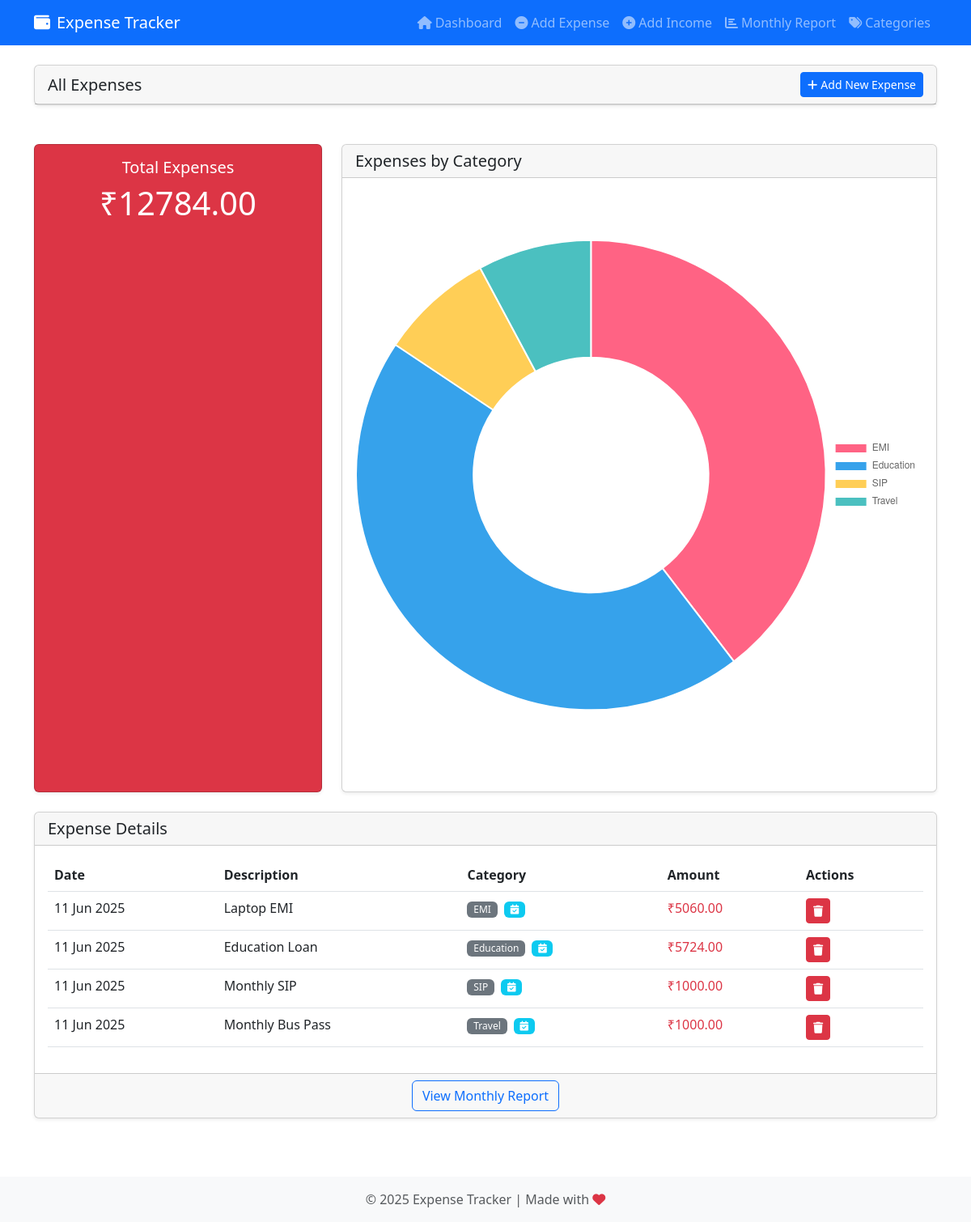
/all_expenses, run on the app's committed database.
### app/app.py (models this page shows)
class Expense(db.Model):
    id = db.Column(db.Integer, primary_key=True)
    amount = db.Column(db.Float, nullable=False)
    description = db.Column(db.String(200), nullable=False)
    date = db.Column(db.Date, nullable=False, default=datetime.utcnow)
    category_id = db.Column(db.Integer, db.ForeignKey('category.id'), nullable=False)
    receipt_filename = db.Column(db.String(255))
    is_fixed = db.Column(db.Boolean, default=False)

class Category(db.Model):
    id = db.Column(db.Integer, primary_key=True)
    name = db.Column(db.String(50), nullable=False, unique=True)
    expenses = db.relationship('Expense', backref='category', lazy=True)

### app/app.py (the view)
@app.route('/all_expenses')
def all_expenses():
    expenses = Expense.query.order_by(Expense.date.desc()).all()
    total_expenses = sum(expense.amount for expense in expenses)
    expenses_by_category = db.session.query(
        Category.name, db.func.sum(Expense.amount)
    ).join(Expense).group_by(Category.name).all()
    return render_template(
        'all_expenses.html',
        expenses=expenses,
        total_expenses=total_expenses,
        expenses_by_category=expenses_by_category
    )

### app/templates/all_expenses.html (shortened to what this page needs)
{% extends 'base.html' %}
{% block content %}
<div class="row mb-4">
    <div class="col-md-12">
        <div class="card">
            <div class="card-header d-flex justify-content-between align-items-center">
                <h5 class="card-title mb-0">All Expenses</h5>
                <a href="{{ url_for('add_expense') }}" class="btn btn-sm btn-primary">
                    <i class="fas fa-plus me-1"></i>Add New Expense
                </a>
            </div>
        </div>
    </div>
</div>
<div class="row mb-4">
    <div class="col-md-4">
        <div class="card h-100 bg-danger text-white">
            <div class="card-body text-center">
                <h5 class="card-title">Total Expenses</h5>
                <h2 class="display-6">₹{{ "%.2f"|format(total_expenses) }}</h2>
            </div>
        </div>
    </div>
    <div class="col-md-8">
        <div class="card h-100">
            <div class="card-header">
                <h5 class="card-title mb-0">Expenses by Category</h5>
            </div>
            <div class="card-body">
                {% if expenses_by_category %}
                <canvas id="expensesByCategoryChart"></canvas>
                {% else %}
                <p class="text-center text-muted my-5">No expense data available</p>
                {% endif %}
            </div>
        </div>
    </div>
</div>
<div class="row">
    <div class="col-md-12">
        <div class="card">
            <div class="card-header">
                <h5 class="card-title mb-0">Expense Details</h5>
            </div>
            <div class="card-body">
                {% if expenses %}
                <div class="table-responsive">
                    <table class="table table-hover">
                        <thead>
                            <tr>
                                <th>Date</th>
                                <th>Description</th>
                                <th>Category</th>
                                <th>Amount</th>
                                <th>Actions</th>
                            </tr>
                        </thead>
                        <tbody>
                            {% for expense in expenses %}
                            <tr>
                                <td>{{ expense.date.strftime('%d %b %Y') }}</td>
                                <td>{{ expense.description }}</td>
                                <td>
                                    <span class="badge bg-secondary">{{ expense.category.name }}</span>
                                    {% if expense.is_fixed %}
                                    <span class="badge bg-info ms-1" title="Fixed Monthly Expense">
                                        <i class="fas fa-calendar-check"></i>
                                    </span>
                                    {% endif %}
                                </td>
                                <td class="text-danger">₹{{ "%.2f"|format(expense.amount) }}</td>
                                <td>
                                    <form action="{{ url_for('delete_expense', id=expense.id) }}" method="POST" class="d-inline">
                                        <button type="submit" class="btn btn-sm btn-danger" onclick="return confirm('Are you sure you want to delete this expense?')">
                                            <i class="fas fa-trash"></i>
                                        </button>
                                    </form>
                                </td>
                            </tr>
                            {% endfor %}
                        </tbody>
                    </table>
                </div>
                {% else %}
                <p class="text-center text-muted my-4">No expenses recorded yet</p>
                {% endif %}
            </div>
            <div class="card-footer text-center">
                <a href="{{ url_for('monthly_report') }}" class="btn btn-outline-primary">View Monthly Report</a>
            </div>
        </div>
    </div>
</div>
{% endblock %}
{% block scripts %}
<script>
    // Expenses by Category Chart
    {% if expenses_by_category %}
    const categoryCtx = document.getElementById('expensesByCategoryChart').getContext('2d');
    const categoryChart = new Chart(categoryCtx, {
        type: 'doughnut',
        data: {
            labels: [{% for category, amount in expenses_by_category %}'{{ category }}',{% endfor %}],
            datasets: [{
                data: [{% for category, amount in expenses_by_category %}{{ amount }},{% endfor %}],
                backgroundColor: [
                    '#FF6384', '#36A2EB', '#FFCE56', '#4BC0C0', '#9966FF',
                    '#FF9F40', '#8AC249', '#EA526F', '#23B5D3', '#279AF1',
                    '#7E6B8F', '#96E072'
                ]
            }]
        },
        options: {
            responsive: true,
            plugins: {
                legend: {
                    position: 'right',
                }
            }
        }
    });
    {% endif %}
</script>
{% endblock %}

### app/static/css/style.css (style rules this page uses)
body { min-height: 100vh; display: flex; flex-direction: column; }
.card { box-shadow: 0 0.125rem 0.25rem rgba(0, 0, 0, 0.075); margin-bottom: 1.5rem; }
.card-header { background-color: rgba(0, 0, 0, 0.03); }
.table th { font-weight: 600; }
.badge { font-weight: 500; }
.card.bg-primary, .card.bg-danger, .card.bg-success { transition: transform 0.3s; }
.btn { transition: all 0.2s; }

### data on the page
Expense: date "11 Jun 2025", description "Laptop EMI", category.name "EMI", is_fixed True (drawn), amount "5060.00"
Expense: date "11 Jun 2025", description "Education Loan", category.name "Education", is_fixed True (drawn), amount "5724.00"
Expense: date "11 Jun 2025", description "Monthly SIP", category.name "SIP", is_fixed True (drawn), amount "1000.00"
Expense: date "11 Jun 2025", description "Monthly Bus Pass", category.name "Travel", is_fixed True (drawn), amount "1000.00"

### other printed values
{{ "%.2f"|format(total_expenses) }} "12784.00"
chart data {{ category }} EMI, Education, SIP, Travel
chart data {{ amount }} 5060.0, 5724.0, 1000.0, 1000.0
